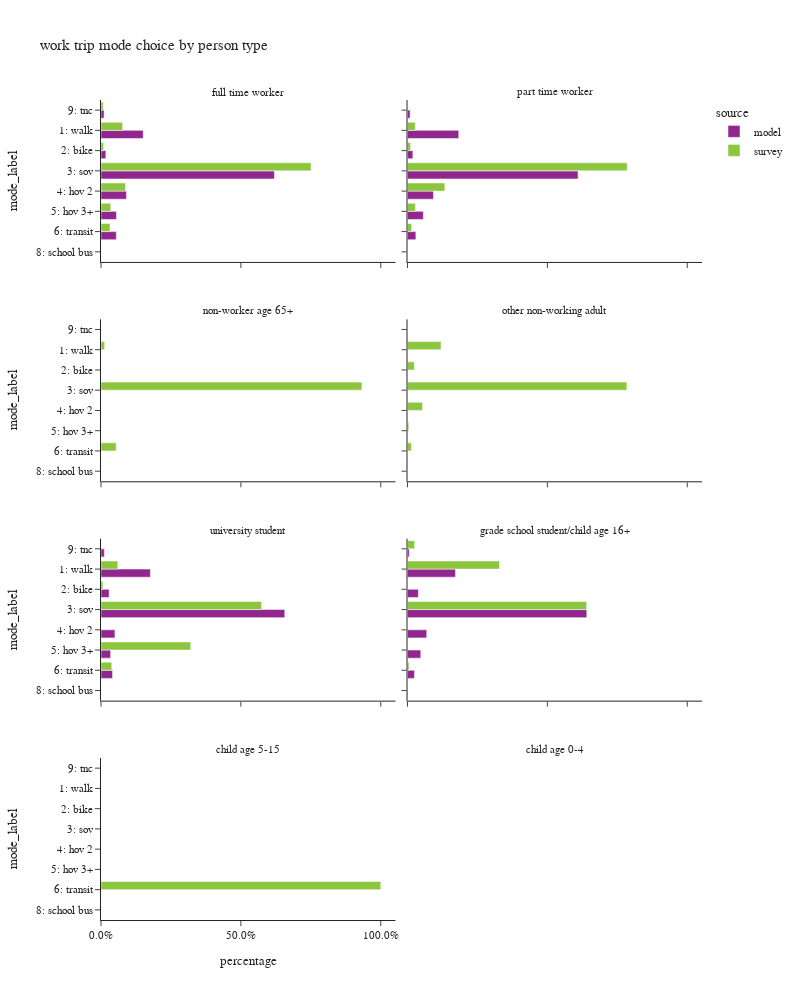

Here is the notebook cell this chart was saved with:
### Code cell
plot_mode_choice(wk_trip,"pptyp_label",
                 {"pptyp_label":["full time worker","part time worker","non-worker age 65+","other non-working adult",
                                 "university student","grade school student/child age 16+","child age 5-15","child age 0-4"],
                  "mode_label":["1: walk","2: bike","3: sov","4: hov 2","5: hov 3+","6: transit",
                                   "8: school bus","9: other–survey only"]},
                  "person type",2,1000)

### Figure 1 — Plotly figure (JSON) as saved in the notebook; plotly's stock layout.template omitted (floating-point values rounded to 4 significant figures)
{"data": [{"alignmentgroup": "True", "customdata": [[360468], [41327], [1481662], [217595], [131848], [131091], [26180]], "hovertemplate": "source=model<br>pptyp_label=full time worker<br>percentage=%{x}<br>mode_label=%{y}<br>sample count=%{customdata[0]}<extra></extra>", "legendgroup": "model", "marker": {"color": "#91268F", "pattern": {"shape": ""}}, "name": "model", "offsetgroup": "model", "orientation": "h", "showlegend": true, "textposition": "auto", "type": "bar", "x": [0.1508, 0.01729, 0.6199, 0.09104, 0.05516, 0.05485, 0.01095], "xaxis": "x7", "y": ["1: walk", "2: bike", "3: sov", "4: hov 2", "5: hov 3+", "6: transit", "9: tnc"], "yaxis": "y7"}, {"alignmentgroup": "True", "customdata": [[290], [103], [1326], [103], [48], [208], [11]], "hovertemplate": "source=survey<br>pptyp_label=full time worker<br>percentage=%{x}<br>mode_label=%{y}<br>sample count=%{customdata[0]}<extra></extra>", "legendgroup": "survey", "marker": {"color": "#8CC63E", "pattern": {"shape": ""}}, "name": "survey", "offsetgroup": "survey", "orientation": "h", "showlegend": true, "textposition": "auto", "type": "bar", "x": [0.0773, 0.00923, 0.7509, 0.08757, 0.03482, 0.03225, 0.00792], "xaxis": "x7", "y": ["1: walk", "2: bike", "3: sov", "4: hov 2", "5: hov 3+", "6: transit", "9: tnc"], "yaxis": "y7"}, {"alignmentgroup": "True", "customdata": [[78957], [8238], [262857], [39999], [24453], [12852], [3925]], "hovertemplate": "source=model<br>pptyp_label=part time worker<br>percentage=%{x}<br>mode_label=%{y}<br>sample count=%{customdata[0]}<extra></extra>", "legendgroup": "model", "marker": {"color": "#91268F", "pattern": {"shape": ""}}, "name": "model", "offsetgroup": "model", "orientation": "h", "showlegend": false, "textposition": "auto", "type": "bar", "x": [0.1831, 0.0191, 0.6095, 0.09274, 0.0567, 0.0298, 0.009101], "xaxis": "x8", "y": ["1: walk", "2: bike", "3: sov", "4: hov 2", "5: hov 3+", "6: transit", "9: tnc"], "yaxis": "y8"}, {"alignmentgroup": "True", "customdata": [[35], [17], [231], [31], [7], [23], [2]], "hovertemplate": "source=survey<br>pptyp_label=part time worker<br>percentage=%{x}<br>mode_label=%{y}<br>sample count=%{customdata[0]}<extra></extra>", "legendgroup": "survey", "marker": {"color": "#8CC63E", "pattern": {"shape": ""}}, "name": "survey", "offsetgroup": "survey", "orientation": "h", "showlegend": false, "textposition": "auto", "type": "bar", "x": [0.02748, 0.01081, 0.7852, 0.1335, 0.02799, 0.01483, 0.0001284], "xaxis": "x8", "y": ["1: walk", "2: bike", "3: sov", "4: hov 2", "5: hov 3+", "6: transit", "9: tnc"], "yaxis": "y8"}, {"alignmentgroup": "True", "customdata": [[1], [5], [1]], "hovertemplate": "source=survey<br>pptyp_label=non-worker age 65+<br>percentage=%{x}<br>mode_label=%{y}<br>sample count=%{customdata[0]}<extra></extra>", "legendgroup": "survey", "marker": {"color": "#8CC63E", "pattern": {"shape": ""}}, "name": "survey", "offsetgroup": "survey", "orientation": "h", "showlegend": false, "textposition": "auto", "type": "bar", "x": [0.01301, 0.9325, 0.05447], "xaxis": "x5", "y": ["1: walk", "3: sov", "6: transit"], "yaxis": "y5"}, {"alignmentgroup": "True", "customdata": [[2], [1], [10], [2], [2], [4]], "hovertemplate": "source=survey<br>pptyp_label=other non-working adult<br>percentage=%{x}<br>mode_label=%{y}<br>sample count=%{customdata[0]}<extra></extra>", "legendgroup": "survey", "marker": {"color": "#8CC63E", "pattern": {"shape": ""}}, "name": "survey", "offsetgroup": "survey", "orientation": "h", "showlegend": false, "textposition": "auto", "type": "bar", "x": [0.1198, 0.02448, 0.784, 0.05348, 0.004463, 0.01382], "xaxis": "x6", "y": ["1: walk", "2: bike", "3: sov", "4: hov 2", "5: hov 3+", "6: transit"], "yaxis": "y6"}, {"alignmentgroup": "True", "customdata": [[14309], [2358], [53232], [4039], [2794], [3345], [971]], "hovertemplate": "source=model<br>pptyp_label=university student<br>percentage=%{x}<br>mode_label=%{y}<br>sample count=%{customdata[0]}<extra></extra>", "legendgroup": "model", "marker": {"color": "#91268F", "pattern": {"shape": ""}}, "name": "model", "offsetgroup": "model", "orientation": "h", "showlegend": false, "textposition": "auto", "type": "bar", "x": [0.1765, 0.02909, 0.6568, 0.04983, 0.03447, 0.04127, 0.01198], "xaxis": "x3", "y": ["1: walk", "2: bike", "3: sov", "4: hov 2", "5: hov 3+", "6: transit", "9: tnc"], "yaxis": "y3"}, {"alignmentgroup": "True", "customdata": [[19], [2], [17], [3], [10]], "hovertemplate": "source=survey<br>pptyp_label=university student<br>percentage=%{x}<br>mode_label=%{y}<br>sample count=%{customdata[0]}<extra></extra>", "legendgroup": "survey", "marker": {"color": "#8CC63E", "pattern": {"shape": ""}}, "name": "survey", "offsetgroup": "survey", "orientation": "h", "showlegend": false, "textposition": "auto", "type": "bar", "x": [0.06014, 0.0068, 0.5739, 0.3207, 0.03846], "xaxis": "x3", "y": ["1: walk", "2: bike", "3: sov", "5: hov 3+", "6: transit"], "yaxis": "y3"}, {"alignmentgroup": "True", "customdata": [[5016], [1139], [18754], [2012], [1387], [727], [54], [178]], "hovertemplate": "source=model<br>pptyp_label=grade school student/child age 16+<br>percentage=%{x}<br>mode_label=%{y}<br>sample count=%{customdata[0]}<extra></extra>", "legendgroup": "model", "marker": {"color": "#91268F", "pattern": {"shape": ""}}, "name": "model", "offsetgroup": "model", "orientation": "h", "showlegend": false, "textposition": "auto", "type": "bar", "x": [0.1714, 0.03892, 0.6408, 0.06875, 0.04739, 0.02484, 0.001845, 0.006082], "xaxis": "x4", "y": ["1: walk", "2: bike", "3: sov", "4: hov 2", "5: hov 3+", "6: transit", "8: school bus", "9: tnc"], "yaxis": "y4"}, {"alignmentgroup": "True", "customdata": [[2], [8], [1], [1]], "hovertemplate": "source=survey<br>pptyp_label=grade school student/child age 16+<br>percentage=%{x}<br>mode_label=%{y}<br>sample count=%{customdata[0]}<extra></extra>", "legendgroup": "survey", "marker": {"color": "#8CC63E", "pattern": {"shape": ""}}, "name": "survey", "offsetgroup": "survey", "orientation": "h", "showlegend": false, "textposition": "auto", "type": "bar", "x": [0.329, 0.6401, 0.005255, 0.02561], "xaxis": "x4", "y": ["1: walk", "3: sov", "6: transit", "9: tnc"], "yaxis": "y4"}, {"alignmentgroup": "True", "customdata": [[1]], "hovertemplate": "source=survey<br>pptyp_label=child age 5-15<br>percentage=%{x}<br>mode_label=%{y}<br>sample count=%{customdata[0]}<extra></extra>", "legendgroup": "survey", "marker": {"color": "#8CC63E", "pattern": {"shape": ""}}, "name": "survey", "offsetgroup": "survey", "orientation": "h", "showlegend": false, "textposition": "auto", "type": "bar", "x": [1.0], "xaxis": "x", "y": ["6: transit"], "yaxis": "y"}], "layout": {"annotations": [{"font": {}, "showarrow": false, "text": "child age 5-15", "x": 0.245, "xanchor": "center", "xref": "paper", "y": 0.1975, "yanchor": "bottom", "yref": "paper"}, {"font": {}, "showarrow": false, "text": "child age 0-4", "x": 0.755, "xanchor": "center", "xref": "paper", "y": 0.1975, "yanchor": "bottom", "yref": "paper"}, {"font": {}, "showarrow": false, "text": "university student", "x": 0.245, "xanchor": "center", "xref": "paper", "y": 0.465, "yanchor": "bottom", "yref": "paper"}, {"font": {}, "showarrow": false, "text": "grade school student/child age 16+", "x": 0.755, "xanchor": "center", "xref": "paper", "y": 0.465, "yanchor": "bottom", "yref": "paper"}, {"font": {}, "showarrow": false, "text": "non-worker age 65+", "x": 0.245, "xanchor": "center", "xref": "paper", "y": 0.7325, "yanchor": "bottom", "yref": "paper"}, {"font": {}, "showarrow": false, "text": "other non-working adult", "x": 0.755, "xanchor": "center", "xref": "paper", "y": 0.7325, "yanchor": "bottom", "yref": "paper"}, {"font": {}, "showarrow": false, "text": "full time worker", "x": 0.245, "xanchor": "center", "xref": "paper", "y": 1.0, "yanchor": "bottom", "yref": "paper"}, {"font": {}, "showarrow": false, "text": "part time worker", "x": 0.755, "xanchor": "center", "xref": "paper", "y": 1.0, "yanchor": "bottom", "yref": "paper"}], "barmode": "group", "height": 1000, "legend": {"title": {"text": "source"}, "tracegroupgap": 0}, "title": {"text": "work trip mode choice by person type"}, "width": 800, "xaxis": {"anchor": "y", "domain": [0.0, 0.49], "tickformat": ".1%", "title": {"text": "percentage"}}, "xaxis2": {"anchor": "y2", "domain": [0.51, 1.0], "matches": "x", "tickformat": ".1%", "title": {"text": "percentage"}}, "xaxis3": {"anchor": "y3", "domain": [0.0, 0.49], "matches": "x", "showticklabels": false, "tickformat": ".1%"}, "xaxis4": {"anchor": "y4", "domain": [0.51, 1.0], "matches": "x", "showticklabels": false, "tickformat": ".1%"}, "xaxis5": {"anchor": "y5", "domain": [0.0, 0.49], "matches": "x", "showticklabels": false, "tickformat": ".1%"}, "xaxis6": {"anchor": "y6", "domain": [0.51, 1.0], "matches": "x", "showticklabels": false, "tickformat": ".1%"}, "xaxis7": {"anchor": "y7", "domain": [0.0, 0.49], "matches": "x", "showticklabels": false, "tickformat": ".1%"}, "xaxis8": {"anchor": "y8", "domain": [0.51, 1.0], "matches": "x", "showticklabels": false, "tickformat": ".1%"}, "yaxis": {"anchor": "x", "categoryarray": ["9: other–survey only", "8: school bus", "6: transit", "5: hov 3+", "4: hov 2", "3: sov", "2: bike", "1: walk"], "categoryorder": "array", "domain": [0.0, 0.1975], "title": {"text": "mode_label"}}, "yaxis2": {"anchor": "x2", "domain": [0.0, 0.1975], "matches": "y", "showticklabels": false}, "yaxis3": {"anchor": "x3", "categoryarray": ["9: other–survey only", "8: school bus", "6: transit", "5: hov 3+", "4: hov 2", "3: sov", "2: bike", "1: walk"], "categoryorder": "array", "domain": [0.2675, 0.465], "matches": "y", "title": {"text": "mode_label"}}, "yaxis4": {"anchor": "x4", "domain": [0.2675, 0.465], "matches": "y", "showticklabels": false}, "yaxis5": {"anchor": "x5", "categoryarray": ["9: other–survey only", "8: school bus", "6: transit", "5: hov 3+", "4: hov 2", "3: sov", "2: bike", "1: walk"], "categoryorder": "array", "domain": [0.535, 0.7325], "matches": "y", "title": {"text": "mode_label"}}, "yaxis6": {"anchor": "x6", "domain": [0.535, 0.7325], "matches": "y", "showticklabels": false}, "yaxis7": {"anchor": "x7", "categoryarray": ["9: other–survey only", "8: school bus", "6: transit", "5: hov 3+", "4: hov 2", "3: sov", "2: bike", "1: walk"], "categoryorder": "array", "domain": [0.8025, 1.0], "matches": "y", "title": {"text": "mode_label"}}, "yaxis8": {"anchor": "x8", "domain": [0.8025, 1.0], "matches": "y", "showticklabels": false}}}
